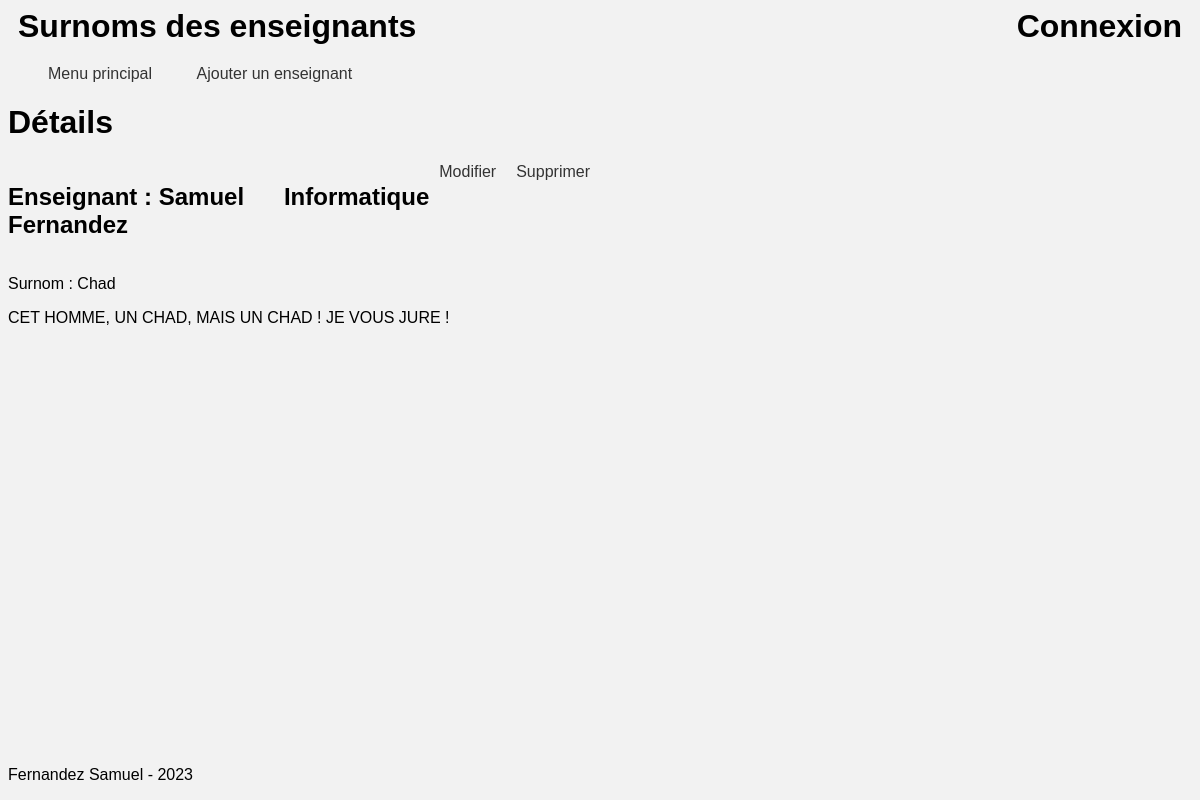
Screenshot of /?link=detail&idTeacher=6 with the database file from the repository.
### tables this page shows
CREATE TABLE `t_teacher` (
  `idTeacher` int NOT NULL,
  `teaFirstname` varchar(50) NOT NULL,
  `teaName` varchar(50) NOT NULL,
  `teaGender` char(1) NOT NULL,
  `teaNickname` varchar(50) NOT NULL,
  `teaOrigine` text NOT NULL,
  `fkSection` int NOT NULL
);

CREATE TABLE `t_section` (
  `idSection` int NOT NULL,
  `secName` varchar(20) NOT NULL
);

### controller/ControllerDetails.php (called while the page is built, shortened)
<?php
include_once 'model/ModelTeacher.php';
class ControllerDetails
{
    private $idTeacher;
    function __construct()
    {
        if(isset($_GET['idTeacher']))
            $this->idTeacher = $_GET['idTeacher'];
        $this->modelTeacher = new ModelTeacher();
        $this->data = $this->modelTeacher->getTeacherByID($this->idTeacher);
        $this->callPage($this->data);
    }
    function callPage($data)
    {
        include 'view/header.php';
        include 'view/page/detail.php';
        include 'view/footer.php';
    }
}
?>

### controller/Controller.php (called while the page is built, shortened)
<?php
include_once 'controller/ControllerDetails.php';
class Controller
{
    function __construct()
    {
        $this->changePage();
    }
    function changePage()
    {
        $this->link = $_GET['link'] ?? '';
        switch ($this->link) {
            case 'detail':
                $this->actualController = new ControllerDetails();
                break;
        }
    }
}

### index.php (called while the page is built, shortened)
<?php
include 'controller/Controller.php';
$controller = new Controller();
?>

### model/ModelTeacher.php (called while the page is built, shortened)
<?php
include_once 'model/DataBase.php';
class ModelTeacher
{
    private $dataBase;
    function __construct()
    {
        $this->dataBase = new DataBase();
    }
    function getTeacherByID($id)
    {
        $this->req = $this->dataBase->connector->query('SELECT * FROM t_teacher JOIN t_section ON fkSection = idSection WHERE idTeacher =' . $id);
        return $this->req->fetchALL(PDO::FETCH_ASSOC)[0];
    }
}
?>

### model/DataBase.php (called while the page is built, shortened)
<?php
class DataBase
{
    function __construct()
    {
        try
        {
            $this->connector = new PDO('mysql:host=localhost:6044;dbname=db_school;charset=utf8' , 'root', 'root');
        }
        catch (PDOException $e)
        {
            die('Erreur : ' . $e->getMessage());
        }
    }
}

### view/page/detail.php (the view, shortened to what this page needs)
<body>
	<h1>Détails</h1>
	<div class='containerSpaceBetween littleContainer'>
		<h2>Enseignant : <?php  echo $data['teaFirstname'] . ' ' .  $data['teaName'] ?></h2>
		<h2><?php  echo $data['secName'] ?></h2>
		<div class='containerAlignRight'>
			<a class='marginSide1'>Modifier</a>
			<a class='marginSide1'>Supprimer </a>
		</div>
	</div>
	<p>Surnom : <?php  echo $data['teaNickname'] ?></p>
	<p><?php  echo $data['teaOrigine'] ?></p>
</body>

### resources/css/container.css (style rules this page uses)
.containerSpaceBetween { display: flex; justify-content: space-between; }
.containerAlignRight { display: flex; justify-content:flex-end; }
.littleContainer { width: 50%; }

### resources/css/specific.css (style rules this page uses)
body { font-family: Arial, sans-serif; background-color: #f2f2f2; }
a { color: #333; text-decoration: none; position: relative; }
a::before { content: ""; position: absolute; margin-top: 20px; left: 0; width: 0%; height: 2px; background-color: #333; transition: all 0.3s ease-in-out; }

### resources/css/positions.css (style rules this page uses)
.marginSide1 { margin: 0 10px; }

### rows the page displays
t_teacher: teaFirstname "Samuel", teaName "Fernandez", fkSection.secName "Informatique", teaNickname "Chad", teaOrigine "CET HOMME, UN CHAD, MAIS UN CHAD ! JE VOUS JURE !"
